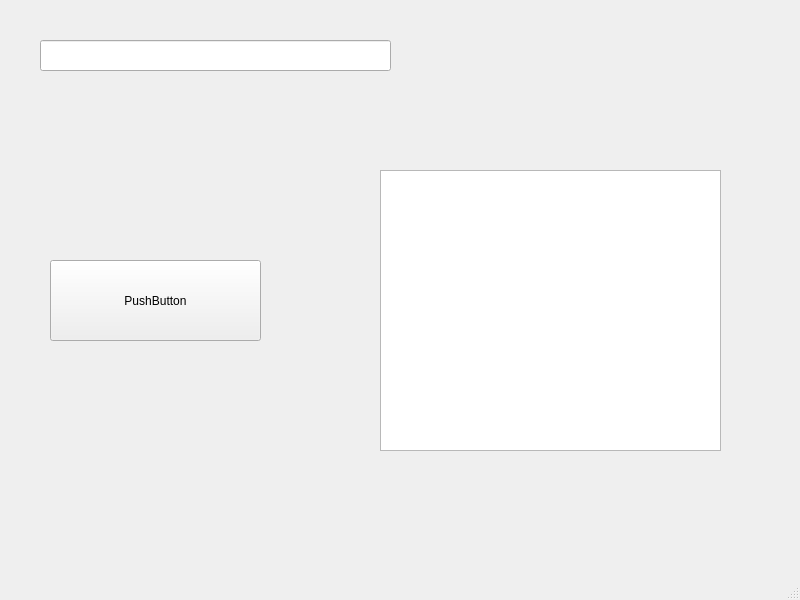
<?xml version="1.0" encoding="UTF-8"?>
<ui version="4.0">
 <class>onseenfouuwhala</class>
 <widget class="QMainWindow" name="onseenfouuwhala">
  <property name="geometry">
   <rect>
    <x>0</x>
    <y>0</y>
    <width>800</width>
    <height>600</height>
   </rect>
  </property>
  <property name="windowTitle">
   <string>onseenfouuwhala</string>
  </property>
  <widget class="QWidget" name="centralwidget">
   <widget class="QPushButton" name="pushButton">
    <property name="geometry">
     <rect>
      <x>50</x>
      <y>260</y>
      <width>211</width>
      <height>81</height>
     </rect>
    </property>
    <property name="text">
     <string>PushButton</string>
    </property>
   </widget>
   <widget class="QLineEdit" name="lineEdit">
    <property name="geometry">
     <rect>
      <x>40</x>
      <y>40</y>
      <width>351</width>
      <height>31</height>
     </rect>
    </property>
   </widget>
   <widget class="QTextEdit" name="textEdit">
    <property name="geometry">
     <rect>
      <x>380</x>
      <y>170</y>
      <width>341</width>
      <height>281</height>
     </rect>
    </property>
   </widget>
  </widget>
  <widget class="QMenuBar" name="menubar">
   <property name="geometry">
    <rect>
     <x>0</x>
     <y>0</y>
     <width>800</width>
     <height>21</height>
    </rect>
   </property>
  </widget>
  <widget class="QStatusBar" name="statusbar"/>
 </widget>
 <resources/>
 <connections/>
</ui>
